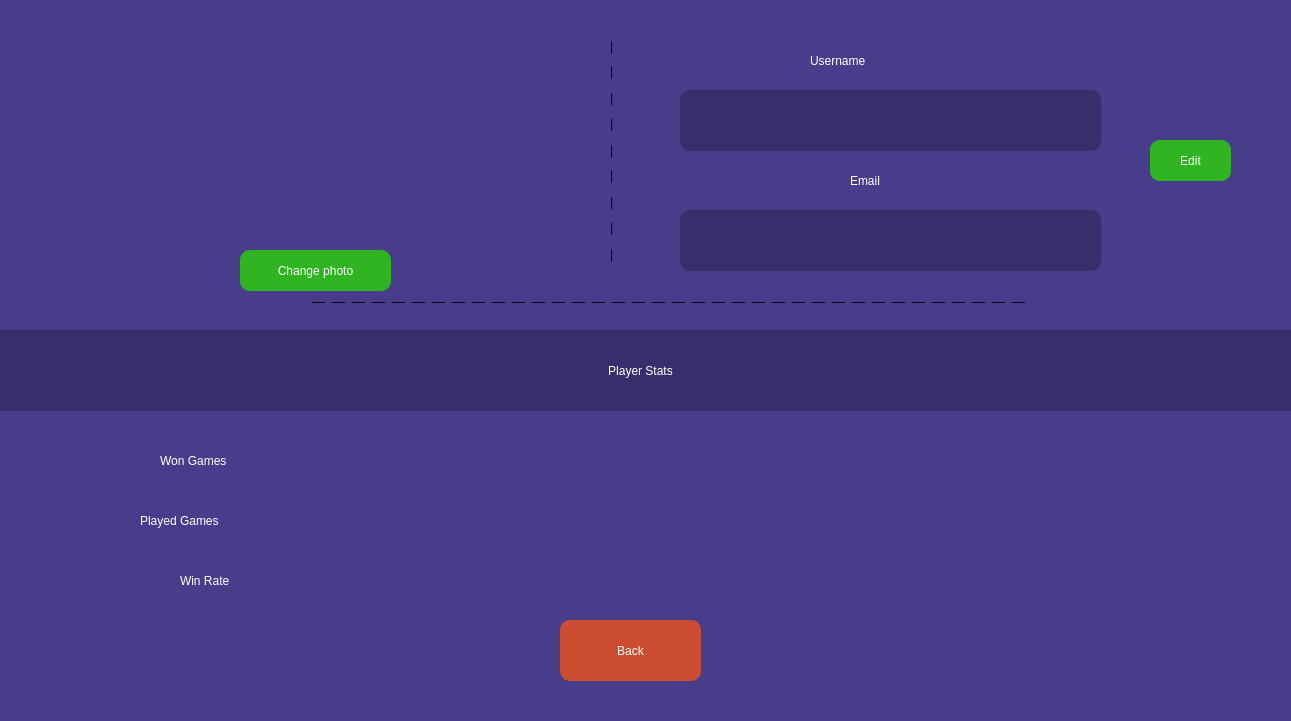
   <widget class="QWidget" name="EditProfileWidget" native="true">
    <property name="geometry">
     <rect>
      <x>0</x>
      <y>0</y>
      <width>1291</width>
      <height>721</height>
     </rect>
    </property>
    <property name="styleSheet">
     <string notr="true">background-color: rgb(72, 61, 139);</string>
    </property>
    <widget class="QLabel" name="PlayerStatsLabel">
     <property name="geometry">
      <rect>
       <x>-10</x>
       <y>330</y>
       <width>1301</width>
       <height>81</height>
      </rect>
     </property>
     <property name="styleSheet">
      <string notr="true">background-color: rgb(55, 47, 107);
color: rgb(255, 255, 255);
font: 700 36pt &quot;Segoe UI&quot;;</string>
     </property>
     <property name="text">
      <string>Player Stats</string>
     </property>
     <property name="alignment">
      <set>Qt::AlignCenter</set>
     </property>
    </widget>
    <widget class="QLabel" name="UsernameField">
     <property name="geometry">
      <rect>
       <x>680</x>
       <y>90</y>
       <width>421</width>
       <height>61</height>
      </rect>
     </property>
     <property name="styleSheet">
      <string notr="true">background-color: rgb(55, 47, 107);
border: 2px;
border-radius: 10px;
font: 700 20pt &quot;Segoe UI&quot;;
color: rgb(255, 255, 255);</string>
     </property>
     <property name="text">
      <string/>
     </property>
     <property name="alignment">
      <set>Qt::AlignCenter</set>
     </property>
    </widget>
    <widget class="QLabel" name="EmailField">
     <property name="geometry">
      <rect>
       <x>680</x>
       <y>210</y>
       <width>421</width>
       <height>61</height>
      </rect>
     </property>
     <property name="styleSheet">
      <string notr="true">background-color: rgb(55, 47, 107);
border: 2px;
border-radius: 10px;
font: 700 20pt &quot;Segoe UI&quot;;
color: rgb(255, 255, 255);</string>
     </property>
     <property name="text">
      <string/>
     </property>
     <property name="alignment">
      <set>Qt::AlignCenter</set>
     </property>
    </widget>
    <widget class="QLabel" name="UsernameLabel">
     <property name="geometry">
      <rect>
       <x>810</x>
       <y>40</y>
       <width>171</width>
       <height>41</height>
      </rect>
     </property>
     <property name="styleSheet">
      <string notr="true">font: 700 24pt &quot;Segoe UI&quot;;
color: rgb(255, 255, 255);</string>
     </property>
     <property name="text">
      <string>Username</string>
     </property>
    </widget>
    <widget class="QLabel" name="EmailLabel">
     <property name="geometry">
      <rect>
       <x>850</x>
       <y>160</y>
       <width>101</width>
       <height>41</height>
      </rect>
     </property>
     <property name="styleSheet">
      <string notr="true">font: 700 24pt &quot;Segoe UI&quot;;
color: rgb(255, 255, 255);</string>
     </property>
     <property name="text">
      <string>Email</string>
     </property>
    </widget>
    <widget class="QLabel" name="label1">
     <property name="geometry">
      <rect>
       <x>610</x>
       <y>30</y>
       <width>51</width>
       <height>241</height>
      </rect>
     </property>
     <property name="layoutDirection">
      <enum>Qt::LeftToRight</enum>
     </property>
     <property name="styleSheet">
      <string notr="true">font: 700 20pt &quot;Segoe UI&quot;;</string>
     </property>
     <property name="text">
      <string>&lt;html&gt;&lt;head/&gt;&lt;body&gt;&lt;p&gt;|&lt;/p&gt;&lt;p&gt;|&lt;/p&gt;&lt;p&gt;|&lt;/p&gt;&lt;p&gt;|&lt;/p&gt;&lt;p&gt;|&lt;/p&gt;&lt;p&gt;|&lt;/p&gt;&lt;p&gt;|&lt;/p&gt;&lt;p&gt;|&lt;/p&gt;&lt;p&gt;|&lt;/p&gt;&lt;/body&gt;&lt;/html&gt;</string>
     </property>
     <property name="alignment">
      <set>Qt::AlignLeading|Qt::AlignLeft|Qt::AlignVCenter</set>
     </property>
    </widget>
    <widget class="QLabel" name="label2">
     <property name="geometry">
      <rect>
       <x>-10</x>
       <y>270</y>
       <width>1361</width>
       <height>51</height>
      </rect>
     </property>
     <property name="styleSheet">
      <string notr="true">font: 1500 24pt &quot;Segoe UI&quot;;</string>
     </property>
     <property name="text">
      <string>__  __  __  __  __  __  __  __  __  __  __  __  __  __  __  __  __  __  __  __  __  __  __  __  __  __  __  __  __  __  __  __  __  __  __  __ </string>
     </property>
     <property name="alignment">
      <set>Qt::AlignCenter</set>
     </property>
    </widget>
    <widget class="QPushButton" name="EditProfileButton">
     <property name="geometry">
      <rect>
       <x>1150</x>
       <y>140</y>
       <width>81</width>
       <height>41</height>
      </rect>
     </property>
     <property name="styleSheet">
      <string notr="true">border: 2px;
color: rgb(255, 255, 255);
border-radius: 10px;
font: 700 16pt &quot;Segoe UI&quot;;
background-color: rgb(48, 180, 33);</string>
     </property>
     <property name="text">
      <string>Edit</string>
     </property>
    </widget>
    <widget class="QLabel" name="WonGamesLabel">
     <property name="geometry">
      <rect>
       <x>160</x>
       <y>440</y>
       <width>201</width>
       <height>41</height>
      </rect>
     </property>
     <property name="styleSheet">
      <string notr="true">color: rgb(255, 255, 255);
font: 700 22pt &quot;Segoe UI&quot;;</string>
     </property>
     <property name="text">
      <string>Won Games</string>
     </property>
    </widget>
    <widget class="QLabel" name="PlayedGamesLabel">
     <property name="geometry">
      <rect>
       <x>140</x>
       <y>500</y>
       <width>201</width>
       <height>41</height>
      </rect>
     </property>
     <property name="styleSheet">
      <string notr="true">color: rgb(255, 255, 255);
font: 700 22pt &quot;Segoe UI&quot;;</string>
     </property>
     <property name="text">
      <string>Played Games</string>
     </property>
    </widget>
    <widget class="QLabel" name="WinRateLabel">
     <property name="geometry">
      <rect>
       <x>180</x>
       <y>560</y>
       <width>201</width>
       <height>41</height>
      </rect>
     </property>
     <property name="styleSheet">
      <string notr="true">color: rgb(255, 255, 255);
font: 700 22pt &quot;Segoe UI&quot;;</string>
     </property>
     <property name="text">
      <string>Win Rate</string>
     </property>
    </widget>
    <widget class="QPushButton" name="EditProfileBackButton">
     <property name="geometry">
      <rect>
       <x>560</x>
       <y>620</y>
       <width>141</width>
       <height>61</height>
      </rect>
     </property>
     <property name="styleSheet">
      <string notr="true">border: 2px;
color: rgb(255, 255, 255);
border-radius: 10px;
font: 700 16pt &quot;Segoe UI&quot;;
background-color: rgb(204, 77, 50);</string>
     </property>
     <property name="text">
      <string>Back</string>
     </property>
    </widget>
    <widget class="QPushButton" name="EditProfileChangePictureButton">
     <property name="geometry">
      <rect>
       <x>240</x>
       <y>250</y>
       <width>151</width>
       <height>41</height>
      </rect>
     </property>
     <property name="styleSheet">
      <string notr="true">border: 2px;
color: rgb(255, 255, 255);
border-radius: 10px;
font: 700 16pt &quot;Segoe UI&quot;;
background-color: rgb(48, 180, 33);</string>
     </property>
     <property name="text">
      <string>Change photo</string>
     </property>
    </widget>
    <widget class="QLabel" name="EditProfileProfilePicture">
     <property name="geometry">
      <rect>
       <x>200</x>
       <y>10</y>
       <width>230</width>
       <height>230</height>
      </rect>
     </property>
     <property name="text">
      <string/>
     </property>
     <property name="pixmap">
      <pixmap>:/LoginForm/DefaultUser.jpg</pixmap>
     </property>
     <property name="scaledContents">
      <bool>true</bool>
     </property>
    </widget>
    <zorder>label2</zorder>
    <zorder>PlayerStatsLabel</zorder>
    <zorder>UsernameField</zorder>
    <zorder>EmailField</zorder>
    <zorder>UsernameLabel</zorder>
    <zorder>EmailLabel</zorder>
    <zorder>label1</zorder>
    <zorder>EditProfileButton</zorder>
    <zorder>WonGamesLabel</zorder>
    <zorder>PlayedGamesLabel</zorder>
    <zorder>WinRateLabel</zorder>
    <zorder>EditProfileBackButton</zorder>
    <zorder>EditProfileChangePictureButton</zorder>
    <zorder>EditProfileProfilePicture</zorder>
   </widget>
